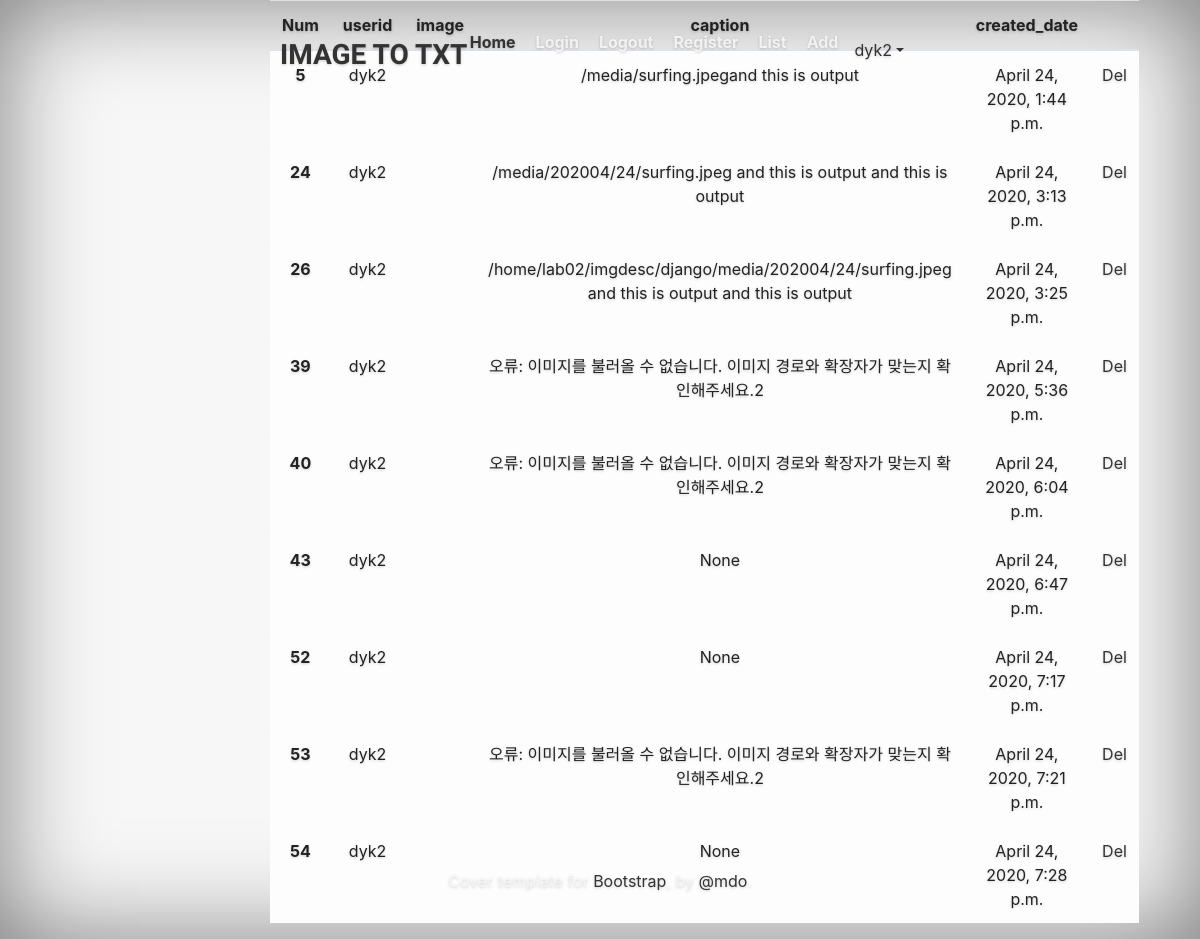
The page /imgdesc/list/ (signed in) on the database its author committed.
### imgdesc/models.py (models this page shows, shortened)
class ImgdescDB(models.Model):
    img_no = models.AutoField(primary_key=True, blank=True)
    userid = models.ForeignKey(User, models.DO_NOTHING, db_column='userID')  # Field name made lowercase.
    photo = models.ImageField(upload_to="%Y%m/%d", null=False)
    caption = models.CharField(max_length=100, blank=True, null=True)
    created_date = models.DateTimeField(default=timezone.now)

### imgdesc/views.py (the view)
# urls.py: path('list/', views.ListView.as_view(), name='list'),
class ListView(generic.TemplateView):
    def get(self, request, *args, **kwargs):
        mydb = ImgdescDB.objects.all()
        return render(request, 'imgdesc/list.html', {'mydb' : mydb})    #리턴에 'user': request.user 지움.for templatetags

### templates/imgdesc/list.html
{% extends 'imgdesc/header.html' %}
{% block content %}
<table class="table table-hover">
  <thead>
    <tr>
      <th scope="col">Num</th>
      <th scope="col">userid</th>
      <th scope="col">image</th>
      <th scope="col">caption</th>
      <th scope="col">created_date</th>
      <th scope="col"></th>
    </tr>
  </thead>
  <tbody>
  {% for lst in mydb %}
    <tr class="table-light">
      <th scope="row">{{ lst.img_no }}</th>
      <td>{{ lst.userid }}</td>
      <td>
        {% if lst.photo %}
          <img src="{{ lst.photo.url }}" width="100px" alt=""></td>
        {% endif %}
      </td>
      <td>{{ lst.caption }}</td>
      <td>{{ lst.created_date }}</td>
      <td><a href="{% url 'imgdesc:board' pk=lst.pk mode='del' %}">Del</a></td>
    </tr>
  {% endfor %}
  </tbody>
</table>
{% endblock %}

### templates/imgdesc/header.html (shortened to what this page needs)
{% load static %}
<!DOCTYPE html>
<html lang="ko">
  <head>
    <link rel="stylesheet" href="{% static 'imgdesc/css/bootstrap_theme.css' %}">
    <link href="{% static 'imgdesc/css/custom.css' %}" rel="stylesheet">
  </head>
  <body>
    <div class="site-wrapper">
      <div class="site-wrapper-inner">
        <div class="cover-container">
          <div class="masthead clearfix">
            <div class="inner">
              <h3 class="masthead-brand">IMAGE TO TXT</h3>
              <nav>
                <ul class="nav masthead-nav">
                  <li class="active"><a href="{% url 'index' %}">Home</a></li>
                  <li><a href="{% url 'accounts:signin'%}">Login</a></li>
                  <li><a href="{% url 'accounts:signout'%}">Logout</a></li>
                  <li><a href="{% url 'accounts:signup'%}">Register</a></li>
                  <li><a href="{% url 'imgdesc:list' %}">List</a></li>
                  <li><a href="{% url 'imgdesc:board' pk=0 mode='add' %}">Add</a></li>
                  {% if user.is_authenticated %}
                  <ul class="nav nav-pills">
                    <li class="nav-item dropdown">
                      <a class="nav-link dropdown-toggle" data-toggle="dropdown" href="#" role="button" aria-haspopup="true" aria-expanded="false">{% firstof user.username %}</a>
                    </li>
                  </ul>
                  {% endif %}
                </ul>
              </nav>
            </div>
          </div>
          <div class="inner cover">
            {% block content %}
            {% endblock %}
          </div>
          <div class="mastfoot">
            <div class="inner">
              <p>Cover template for <a href="http://getbootstrap.com">Bootstrap</a>, by <a href="https://twitter.com/mdo">@mdo</a>.</p>
            </div>
          </div>
        </div>
      </div>
    </div>
</body></html>

### static/imgdesc/css/custom.css (style rules this page uses)
a, a:focus, a:hover { color: #333333; }
html, body { height: 100%; background-color: #f7f7f7; }
body { color: #333333; text-align: center; text-shadow: 0 1px 3px rgba(0,0,0,.2); }
.site-wrapper { display: table; width: 100%; height: 100%; min-height: 100%; -webkit-box-shadow: inset 0 0 100px rgba(0,0,0,.5); box-shadow: inset 0 0 100px rgba(0,0,0,.5); }
.site-wrapper-inner { display: table-cell; vertical-align: top; }
.cover-container { margin-right: auto; margin-left: auto; }
.inner { padding: 30px; }
.masthead-brand { margin-top: 10px; margin-bottom: 10px; }
.masthead-nav > li { display: inline-block; }
.masthead-nav > li + li { margin-left: 20px; }
.masthead-nav > li > a { padding-right: 0; padding-left: 0; font-size: 16px; font-weight: bold; color: #333333; color: rgba(255,255,255,.75); border-bottom: 2px solid transparent; }
.masthead-nav > .active > a, .masthead-nav > .active > a:hover, .masthead-nav > .active > a:focus { color: #333333; border-bottom-color: #fff; }
@media (min-width: 768px) { .masthead-brand { float: left; } }
@media (min-width: 768px) { .masthead-nav { float: right; } }
.cover { padding: 0 20px; }
.mastfoot { color: #999; color: rgba(255,255,255,.5); }
@media (min-width: 768px) { .masthead { position: fixed; top: 0; } }
@media (min-width: 768px) { .mastfoot { position: fixed; bottom: 0; } }
@media (min-width: 768px) { .site-wrapper-inner { vertical-align: middle; } }
@media (min-width: 768px) { .masthead, .mastfoot, .cover-container { width: 100%; } }
@media (min-width: 992px) { .masthead, .mastfoot, .cover-container { width: 700px; } }

### rows shown on the page
ImgdescDB: img_no "5", userid "dyk2", caption "/media/surfing.jpegand this is output", created_date "April 24, 2020, 1:44 p.m."
ImgdescDB: img_no "24", userid "dyk2", caption "/media/202004/24/surfing.jpeg and this is output and this is output", created_date "April 24, 2020, 3:13 p.m."
ImgdescDB: img_no "26", userid "dyk2", caption "/home/lab02/imgdesc/django/media/202004/24/surfing.jpeg and this is output and this is output", created_date "April 24, 2020, 3:25 p.m."
ImgdescDB: img_no "39", userid "dyk2", caption "오류: 이미지를 불러올 수 없습니다. 이미지 경로와 확장자가 맞는지 확인해주세요.2", created_date "April 24, 2020, 5:36 p.m."
ImgdescDB: img_no "40", userid "dyk2", caption "오류: 이미지를 불러올 수 없습니다. 이미지 경로와 확장자가 맞는지 확인해주세요.2", created_date "April 24, 2020, 6:04 p.m."
ImgdescDB: img_no "43", userid "dyk2", caption "None", created_date "April 24, 2020, 6:47 p.m."
ImgdescDB: img_no "52", userid "dyk2", caption "None", created_date "April 24, 2020, 7:17 p.m."
ImgdescDB: img_no "53", userid "dyk2", caption "오류: 이미지를 불러올 수 없습니다. 이미지 경로와 확장자가 맞는지 확인해주세요.2", created_date "April 24, 2020, 7:21 p.m."
ImgdescDB: img_no "54", userid "dyk2", caption "None", created_date "April 24, 2020, 7:28 p.m."
